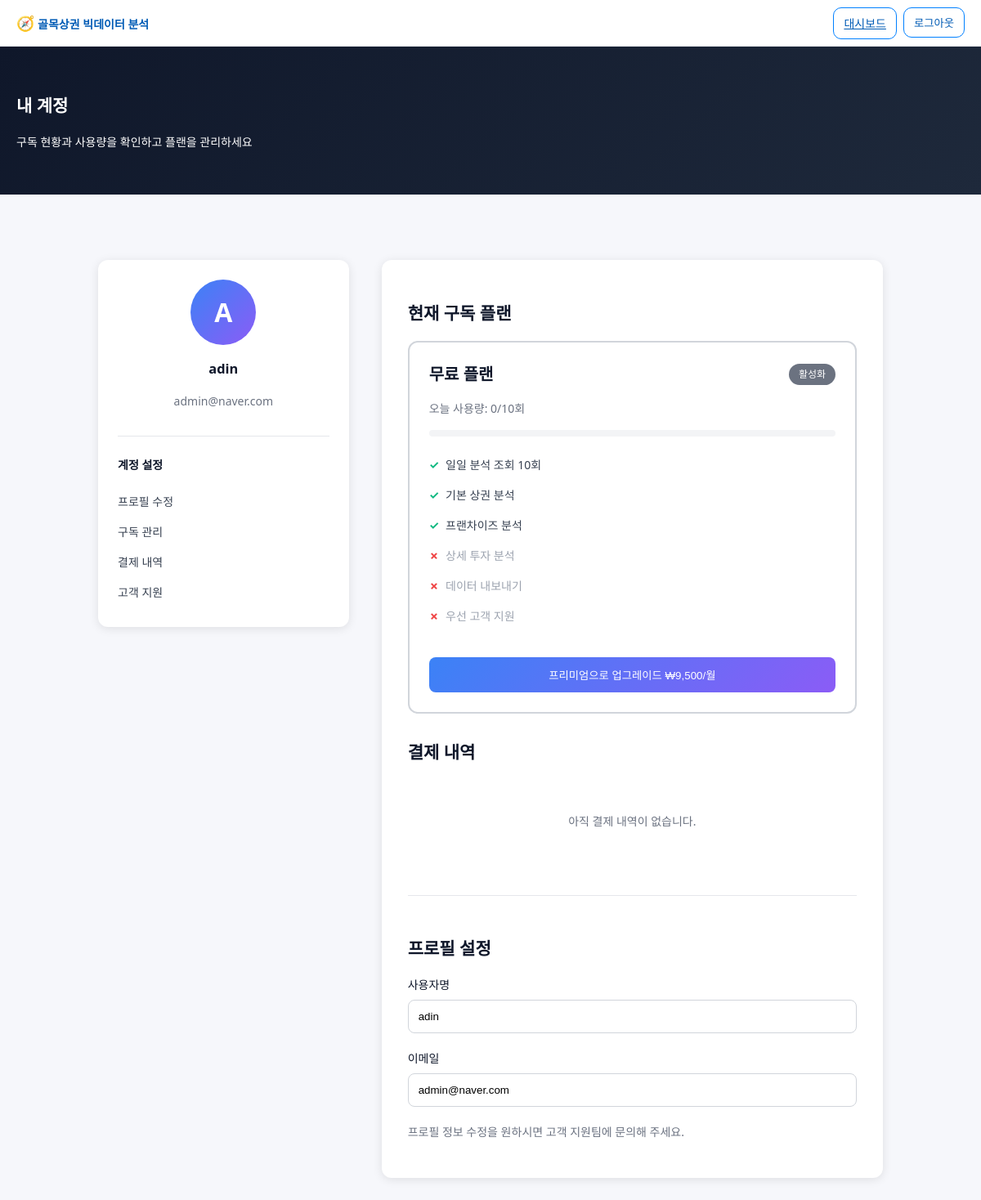
Screenshot of /account/ (signed in) with the database file from the repository.
### accounts/models.py (models this page shows, shortened)
class User(AbstractBaseUser, PermissionsMixin):
    user_id = models.AutoField(primary_key=True)
    username = models.CharField(max_length=50, unique=True)
    email = models.EmailField(unique=True)
    password = models.CharField(max_length=128)
    role = models.CharField(max_length=10)  # 'ADMIN', 'OWNER' 등
    is_active = models.BooleanField(default=True)
    is_staff = models.BooleanField(default=False)  # admin 접근 여부
    USERNAME_FIELD = "email"
    REQUIRED_FIELDS = ["username"]
    objects = UserManager()

class UserProfile(models.Model):
    SUBSCRIPTION_CHOICES = [
        ('free', '무료'),
        ('premium', '프리미엄'),
    ]
    user = models.OneToOneField(User, on_delete=models.CASCADE, related_name='profile')
    subscription_type = models.CharField(max_length=10, choices=SUBSCRIPTION_CHOICES, default='free')
    subscription_start = models.DateTimeField(null=True, blank=True)
    subscription_end = models.DateTimeField(null=True, blank=True)
    daily_usage_count = models.PositiveIntegerField(default=0)
    daily_usage_date = models.DateField(default=timezone.now)
    created_at = models.DateTimeField(auto_now_add=True)
    updated_at = models.DateTimeField(auto_now=True)
    def is_premium(self):
        if self.subscription_type == 'premium' and self.subscription_end:
            return timezone.now() <= self.subscription_end
        return False

### payments/views.py (the view)
# urls.py: path('account/', views.account_page, name='account'),
@login_required
def account_page(request):
    profile, created = UserProfile.objects.get_or_create(user=request.user)
    context = {
        'user': request.user,
        'profile': profile
    }
    return render(request, 'pages/account.html', context)

### templates/pages/account.html (shortened to what this page needs)
{% load static %}
<!doctype html>
<html lang="ko">
<head>
  <link rel="stylesheet" href="{% static 'css/styles.css' %}">
</head>
<body>
  <header class="topbar">
    <div class="container topbar__row">
      <div class="logo">
        <a href="/" style="text-decoration: none; color: inherit;">
          <span>🧭</span>
          <span class="logo__title">골목상권 빅데이터 분석</span>
        </a>
      </div>
      <nav class="top-actions">
        <a href="/" class="btn btn--ghost">대시보드</a>
        <form action="/api/accounts/users/logout/" method="post" style="display: inline;">
          <button type="submit" class="btn btn--ghost">로그아웃</button>
        </form>
      </nav>
    </div>
  </header>
  <section class="account-hero">
    <div class="container">
      <h1>내 계정</h1>
      <p>구독 현황과 사용량을 확인하고 플랜을 관리하세요</p>
    </div>
  </section>
  <div class="account-container">
    <div class="account-grid">
      <aside class="account-sidebar">
        <div class="profile-section">
          <div class="profile-avatar">
            {{ user.username|first|upper }}
          </div>
          <h3>{{ user.username }}</h3>
          <p style="color: #6b7280; margin: 0;">{{ user.email }}</p>
        </div>
        <div style="border-top: 1px solid #e5e7eb; padding-top: 24px;">
          <h4 style="margin: 0 0 16px 0;">계정 설정</h4>
          <ul style="list-style: none; padding: 0; margin: 0;">
            <li><a href="#profile" style="color: #374151; text-decoration: none; display: block; padding: 8px 0;">프로필 수정</a></li>
            <li><a href="#subscription" style="color: #374151; text-decoration: none; display: block; padding: 8px 0;">구독 관리</a></li>
            <li><a href="#billing" style="color: #374151; text-decoration: none; display: block; padding: 8px 0;">결제 내역</a></li>
            <li><a href="#support" style="color: #374151; text-decoration: none; display: block; padding: 8px 0;">고객 지원</a></li>
          </ul>
        </div>
      </aside>
      <main class="account-main">
        <section id="subscription">
          <h2>현재 구독 플랜</h2>
          {% if user.profile.is_premium %}
          <div class="subscription-card premium">
            <div class="subscription-header">
              <h3 class="subscription-title">프리미엄 플랜</h3>
              <span class="subscription-badge premium">활성화</span>
            </div>
            <p style="color: #374151; margin: 8px 0;">
              구독 만료일: {{ user.profile.subscription_end|date:"Y년 m월 d일" }}
            </p>
            <ul class="feature-list">
              <li>무제한 분석 조회</li>
              <li>상세 지역별 분석</li>
              <li>AI 투자 추천</li>
              <li>데이터 내보내기</li>
              <li>우선 고객 지원</li>
            </ul>
            <button class="btn-upgrade" onclick="extendSubscription()">
              구독 연장하기
            </button>
          </div>
          {% else %}
          <div class="subscription-card free">
            <div class="subscription-header">
              <h3 class="subscription-title">무료 플랜</h3>
              <span class="subscription-badge free">활성화</span>
            </div>
            <p style="color: #6b7280; margin: 16px 0;">
              오늘 사용량: {{ user.profile.daily_usage_count }}/10회
            </p>
            <div class="usage-bar">
            </div>
            <ul class="feature-list">
              <li>일일 분석 조회 10회</li>
              <li>기본 상권 분석</li>
              <li>프랜차이즈 분석</li>
              <li class="disabled">상세 투자 분석</li>
              <li class="disabled">데이터 내보내기</li>
              <li class="disabled">우선 고객 지원</li>
            </ul>
            <button class="btn-upgrade" onclick="upgradeSubscription()">
              프리미엄으로 업그레이드 ₩9,500/월
            </button>
          </div>
          {% endif %}
        </section>
        <section id="billing" class="payment-history">
          <h2>결제 내역</h2>
          {% if user.payments.all %}
            {% for payment in user.payments.all %}
            <div class="payment-item">
              <div>
                <div style="font-weight: 500;">프리미엄 플랜 ({{ payment.subscription_months }}개월)</div>
                <div style="color: #6b7280; font-size: 14px;">{{ payment.created_at|date:"Y년 m월 d일" }}</div>
              </div>
              <div style="text-align: right;">
                <div style="font-weight: 500;">₩{{ payment.amount|floatformat:0 }}</div>
                <span class="payment-status {{ payment.status }}">
                  {{ payment.get_status_display }}
                </span>
              </div>
            </div>
            {% endfor %}
          {% else %}
            <p style="color: #6b7280; text-align: center; padding: 40px 0;">
              아직 결제 내역이 없습니다.
            </p>
          {% endif %}
        </section>
        <section id="profile" style="margin-top: 40px; border-top: 1px solid #e5e7eb; padding-top: 32px;">
          <h2>프로필 설정</h2>
          <form id="profile-form">
            <div style="margin-bottom: 20px;">
              <label style="display: block; margin-bottom: 8px; font-weight: 500;">사용자명</label>
              <input type="text" value="{{ user.username }}" style="width: 100%; padding: 12px; border: 1px solid #d1d5db; border-radius: 8px;" readonly>
            </div>
            <div style="margin-bottom: 20px;">
              <label style="display: block; margin-bottom: 8px; font-weight: 500;">이메일</label>
              <input type="email" value="{{ user.email }}" style="width: 100%; padding: 12px; border: 1px solid #d1d5db; border-radius: 8px;" readonly>
            </div>
            <p style="color: #6b7280; font-size: 14px;">
              프로필 정보 수정을 원하시면 고객 지원팀에 문의해 주세요.
            </p>
          </form>
        </section>
      </main>
    </div>
  </div>
</body>
</html>

### static/css/styles.css (style rules this page uses)
:root { --bg:#f6f7fb; --panel:#ffffff; --ink:#0f172a; --muted:#6b7280; --brand:#0080ff; --brand-dark:#005bb5; --line:#e5e7eb; --chip:#e6f2ff; --ok:#16a34a; --warn:#f59e0b; --bad:#ef4444; --radius:16px; --shadow:0 8px 30px rgba(17,24,39,.08); }
* { box-sizing:border-box }
html,body { height:100% }
body { margin:0;background:var(--bg);color:var(--ink);font:14px/1.5 system-ui,-apple-system,Segoe UI,Roboto,Arial }
.container { max-width:1200px;margin:0 auto;padding:0 20px }
.topbar { background:#fff;border-bottom:1px solid var(--line) }
.topbar__row { display:flex;align-items:center;gap:10px;height:56px }
.logo { display:flex;align-items:center;gap:8px;font-weight:800;color:var(--brand-dark) }
.logo span:first-child { font-size:18px }
.top-actions { margin-left:auto;display:flex;gap:8px }
.btn { border:1px solid var(--line);background:#fff;border-radius:10px;padding:8px 12px;cursor:pointer;transition:.2s }
.btn--ghost { background:#fff;color:var(--brand-dark);border-color:var(--brand) }
select,input { width:100%;padding:10px 12px;border:1px solid var(--line);border-radius:10px;background:#fff }

### templates/pages/account.html (style rules this page uses)
.account-hero { background: linear-gradient(135deg, #0f172a 0%, #1e293b 100%); color: white; padding: 40px 0; }
.account-container { max-width: 1000px; margin: 0 auto; padding: 40px 20px; }
.account-grid { display: grid; grid-template-columns: 1fr 2fr; gap: 40px; margin-top: 40px; }
.account-sidebar { background: white; border-radius: 12px; padding: 24px; box-shadow: 0 2px 12px rgba(0, 0, 0, 0.1); height: fit-content; }
.account-main { background: white; border-radius: 12px; padding: 32px; box-shadow: 0 2px 12px rgba(0, 0, 0, 0.1); }
.profile-section { text-align: center; margin-bottom: 32px; }
.profile-avatar { width: 80px; height: 80px; border-radius: 50%; background: linear-gradient(135deg, #3b82f6, #8b5cf6); display: flex; align-items: center; justify-content: center; color: white; font-size: 32px; font-weight: bold; margin: 0 auto 16px auto; }
.subscription-card { border: 2px solid #e5e7eb; border-radius: 12px; padding: 24px; margin-bottom: 24px; transition: all 0.3s ease; }
.subscription-card.free { border-color: #d1d5db; }
.subscription-header { display: flex; justify-content: space-between; align-items: center; margin-bottom: 16px; }
.subscription-title { font-size: 20px; font-weight: bold; margin: 0; }
.subscription-badge { padding: 4px 12px; border-radius: 20px; font-size: 12px; font-weight: 500; }
.subscription-badge.free { background: #6b7280; color: white; }
.usage-bar { background: #f3f4f6; height: 8px; border-radius: 4px; overflow: hidden; margin: 16px 0; }
.payment-history { margin-top: 32px; }
.btn-upgrade { background: linear-gradient(135deg, #3b82f6, #8b5cf6); color: white; border: none; padding: 12px 24px; border-radius: 8px; font-weight: 500; cursor: pointer; transition: all 0.3s ease; width: 100%; margin-top: 16px; }
.feature-list { list-style: none; padding: 0; margin: 16px 0; }
.feature-list li { padding: 8px 0; color: #374151; display: flex; align-items: center; }
.feature-list li::before { content: "✓"; color: #10b981; font-weight: bold; margin-right: 8px; }
.feature-list li.disabled { color: #9ca3af; }
.feature-list li.disabled::before { content: "✗"; color: #ef4444; }

### rows the page displays
User: username|first "A", username "adin", email "admin@naver.com", profile.daily_usage_count "0"
